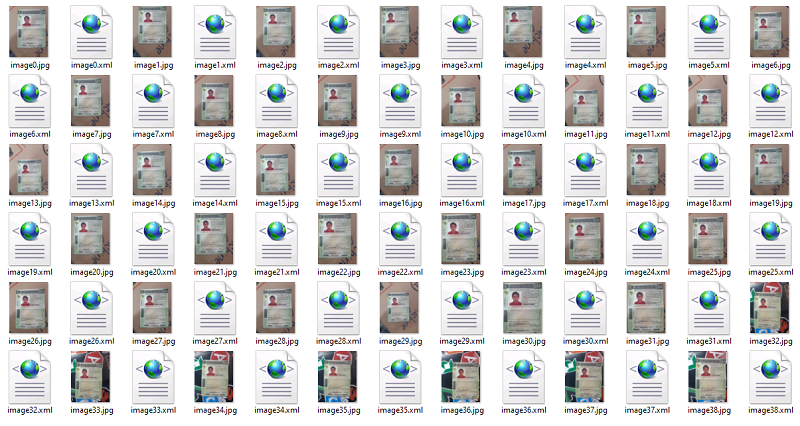
#> input picture basetreino.png, 800 x 426 px
$ python -i ocr_cnh.py   (imports and definitions only)
#> lines starting #> are read from the running program, lines starting #| are printed output that depends on the picture; after the words box and inside, x2 and y2 are one past the last pixel; in counts of white or black regions, pixels touching at a corner belong together
import pytesseract as ocr

import numpy as np
import datetime
import cv2
import re
from utils_cnh import validaCPF, validaCNH

# PATH para o executável do tesseract
ocr.pytesseract.tesseract_cmd = "./Tesseract-OCR/tesseract.exe"

# Função para extração do CPF
def cpf_(cpf_img):
    h = cpf_img.shape[0]
#> h = 426

    cpf_img = cpf_img[int(0.1*h):int(0.9*h),:]
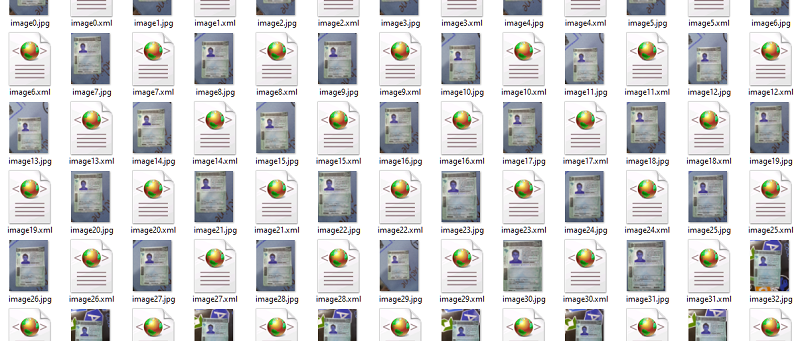
#> cpf_img: shape (341, 800, 3); mean of channels 0, 1, 2 211.9, 211.8, 211.8; drawn as B, G, R

    # Transforma a imagem para gray e concatena 4x para melhor resultado na OCR
    cpf_img_gray = cv2.cvtColor(cpf_img, cv2.COLOR_RGB2GRAY)
    cpf_img_gray = np.concatenate((cpf_img_gray, cpf_img_gray), axis=0)
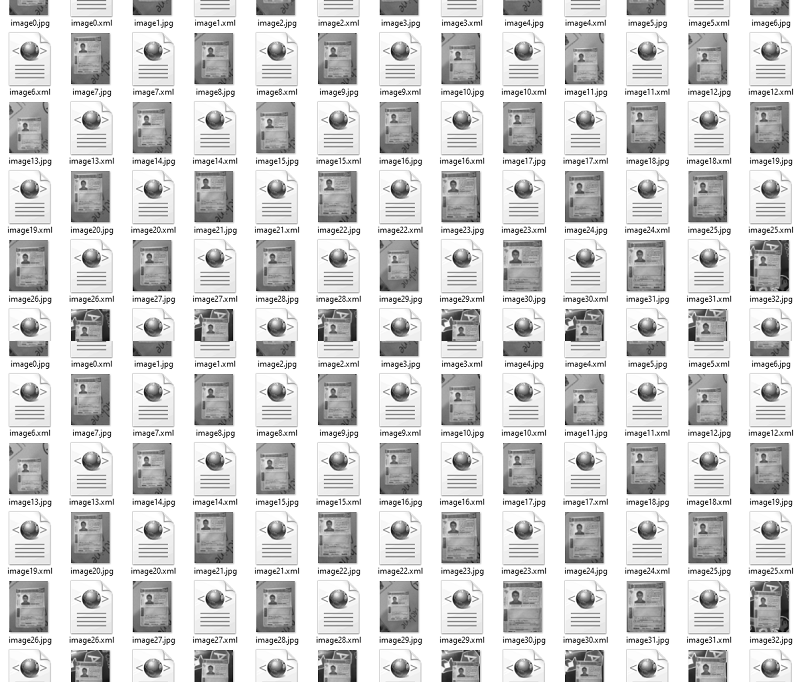
#> cpf_img_gray: shape (682, 800); min 0, max 255, mean 211.9
    cpf_img_gray = np.concatenate((cpf_img_gray, cpf_img_gray), axis=1)
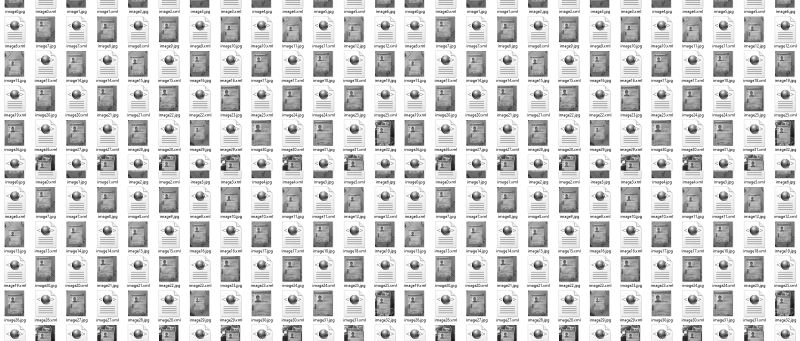
#> cpf_img_gray: shape (682, 1600) (shown at 1/2 size); min 0, max 255, mean 211.9

    # Aplica threshhold para destacar as letras/números
    cpf_img_gray_th1 = cv2.adaptiveThreshold(cpf_img_gray,255,cv2.ADAPTIVE_THRESH_MEAN_C,cv2.THRESH_BINARY,11,8)
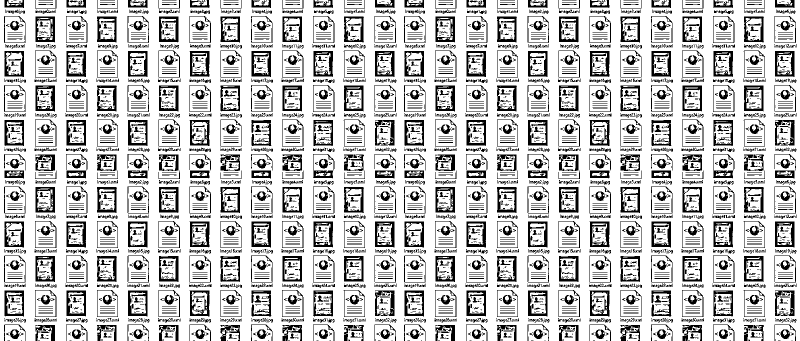
#> cpf_img_gray_th1: shape (682, 1600) (shown at 1/2 size); 76.9% white; 4808 black regions (2870 under 20 px), largest, box (x1, y1, x2, y2) and area: (750, 102, 789, 154) 968, (1550, 102, 1589, 154) 968, (750, 443, 789, 495) 968
    cpf_img_gray_th2 = cv2.adaptiveThreshold(cpf_img_gray,255,cv2.ADAPTIVE_THRESH_MEAN_C,cv2.THRESH_BINARY,11,6)
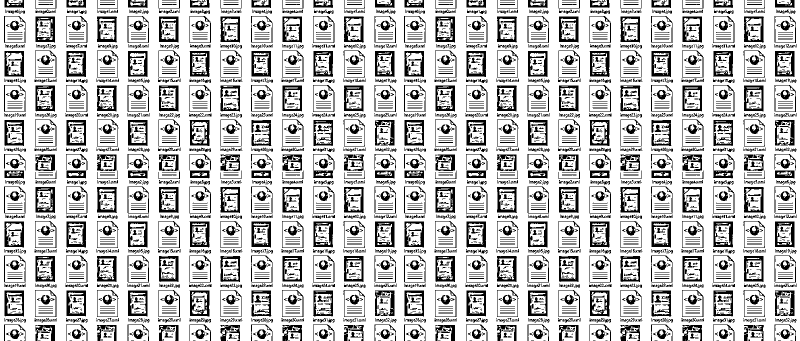
#> cpf_img_gray_th2: shape (682, 1600) (shown at 1/2 size); 76% white; 4650 black regions (2676 under 20 px), largest, box (x1, y1, x2, y2) and area: (379, 102, 419, 154) 1025, (1179, 102, 1219, 154) 1025, (379, 443, 419, 495) 1025

    # Concatena a imagem em RGB 4x para um melhor resultado na OCR
    cpf_img_rgb = np.concatenate((cpf_img, cpf_img), axis=0)
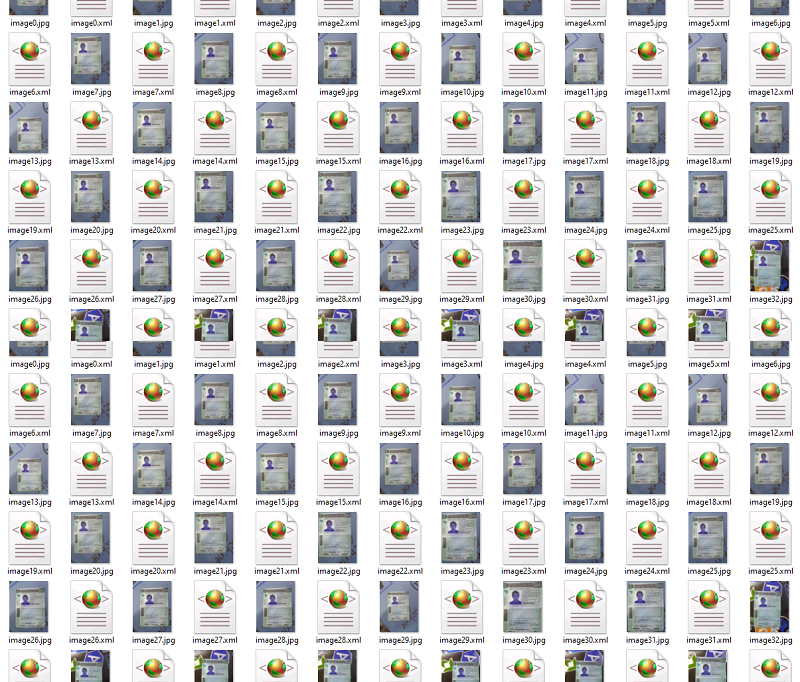
#> cpf_img_rgb: shape (682, 800, 3); mean of channels 0, 1, 2 211.9, 211.8, 211.8; drawn as B, G, R
    cpf_img_rgb = np.concatenate((cpf_img_rgb, cpf_img_rgb), axis=1)
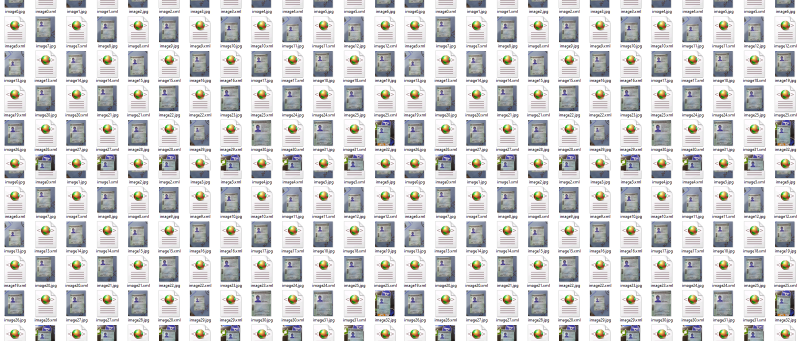
#> cpf_img_rgb: shape (682, 1600, 3) (shown at 1/2 size); mean of channels 0, 1, 2 211.9, 211.8, 211.8; drawn as B, G, R

    # Aplica a OCR nas imagens geradas
#> (the run stopped early here; a loop or call above may not have finished)
